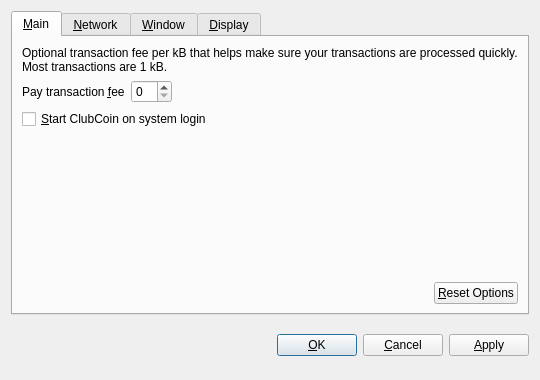
<?xml version="1.0" encoding="UTF-8"?>
<ui version="4.0">
 <class>OptionsDialog</class>
 <widget class="QDialog" name="OptionsDialog">
  <property name="geometry">
   <rect>
    <x>0</x>
    <y>0</y>
    <width>540</width>
    <height>380</height>
   </rect>
  </property>
  <property name="windowTitle">
   <string>Options</string>
  </property>
  <property name="modal">
   <bool>true</bool>
  </property>
  <layout class="QVBoxLayout" name="verticalLayout">
   <item>
    <widget class="QTabWidget" name="tabWidget">
     <property name="tabPosition">
      <enum>QTabWidget::North</enum>
     </property>
     <property name="currentIndex">
      <number>0</number>
     </property>
     <widget class="QWidget" name="tabMain">
      <attribute name="title">
       <string>&amp;Main</string>
      </attribute>
      <layout class="QVBoxLayout" name="verticalLayout_Main">
       <item>
        <widget class="QLabel" name="transactionFeeInfoLabel">
         <property name="text">
          <string>Optional transaction fee per kB that helps make sure your transactions are processed quickly. Most transactions are 1 kB.</string>
         </property>
         <property name="textFormat">
          <enum>Qt::PlainText</enum>
         </property>
         <property name="wordWrap">
          <bool>true</bool>
         </property>
        </widget>
       </item>
       <item>
        <layout class="QHBoxLayout" name="horizontalLayout_1_Main">
         <item>
          <widget class="QLabel" name="transactionFeeLabel">
           <property name="text">
            <string>Pay transaction &amp;fee</string>
           </property>
           <property name="textFormat">
            <enum>Qt::PlainText</enum>
           </property>
           <property name="buddy">
            <cstring>transactionFee</cstring>
           </property>
          </widget>
         </item>
         <item>
          <widget class="BitcoinAmountField" name="transactionFee"/>
         </item>
         <item>
          <spacer name="horizontalSpacer_1_Main">
           <property name="orientation">
            <enum>Qt::Horizontal</enum>
           </property>
           <property name="sizeHint" stdset="0">
            <size>
             <width>40</width>
             <height>20</height>
            </size>
           </property>
          </spacer>
         </item>
        </layout>
       </item>
       <item>
        <widget class="QCheckBox" name="bitcoinAtStartup">
         <property name="toolTip">
          <string>Automatically start ClubCoin after logging in to the system.</string>
         </property>
         <property name="text">
          <string>&amp;Start ClubCoin on system login</string>
         </property>
        </widget>
       </item>
       <item>
        <spacer name="verticalSpacer_Main">
         <property name="orientation">
          <enum>Qt::Vertical</enum>
         </property>
         <property name="sizeHint" stdset="0">
          <size>
           <width>20</width>
           <height>40</height>
          </size>
         </property>
        </spacer>
       </item>
       <item>
        <layout class="QHBoxLayout" name="horizontalLayout_2_Main">
         <item>
          <spacer name="horizontalSpacer_2_Main">
           <property name="orientation">
            <enum>Qt::Horizontal</enum>
           </property>
           <property name="sizeHint" stdset="0">
            <size>
             <width>40</width>
             <height>20</height>
            </size>
           </property>
          </spacer>
         </item>
         <item>
          <widget class="QPushButton" name="resetButton">
           <property name="toolTip">
            <string>Reset all client options to default.</string>
           </property>
           <property name="text">
            <string>&amp;Reset Options</string>
           </property>
           <property name="autoDefault">
            <bool>false</bool>
           </property>
          </widget>
         </item>
        </layout>
       </item>
      </layout>
     </widget>
     <widget class="QWidget" name="tabNetwork">
      <attribute name="title">
       <string>&amp;Network</string>
      </attribute>
      <layout class="QVBoxLayout" name="verticalLayout_Network">
       <item>
        <widget class="QCheckBox" name="mapPortUpnp">
         <property name="toolTip">
          <string>Automatically open the ClubCoin client port on the router. This only works when your router supports UPnP and it is enabled.</string>
         </property>
         <property name="text">
          <string>Map port using &amp;UPnP</string>
         </property>
        </widget>
       </item>
       <item>
        <widget class="QCheckBox" name="connectSocks">
         <property name="toolTip">
          <string>Connect to the ClubCoin network through a SOCKS proxy (e.g. when connecting through Tor).</string>
         </property>
         <property name="text">
          <string>&amp;Connect through SOCKS proxy:</string>
         </property>
        </widget>
       </item>
       <item>
        <layout class="QHBoxLayout" name="horizontalLayout_Network">
         <item>
          <widget class="QLabel" name="proxyIpLabel">
           <property name="text">
            <string>Proxy &amp;IP:</string>
           </property>
           <property name="textFormat">
            <enum>Qt::PlainText</enum>
           </property>
           <property name="buddy">
            <cstring>proxyIp</cstring>
           </property>
          </widget>
         </item>
         <item>
          <widget class="QValidatedLineEdit" name="proxyIp">
           <property name="maximumSize">
            <size>
             <width>140</width>
             <height>16777215</height>
            </size>
           </property>
           <property name="toolTip">
            <string>IP address of the proxy (e.g. 127.0.0.1)</string>
           </property>
          </widget>
         </item>
         <item>
          <widget class="QLabel" name="proxyPortLabel">
           <property name="text">
            <string>&amp;Port:</string>
           </property>
           <property name="textFormat">
            <enum>Qt::PlainText</enum>
           </property>
           <property name="buddy">
            <cstring>proxyPort</cstring>
           </property>
          </widget>
         </item>
         <item>
          <widget class="QLineEdit" name="proxyPort">
           <property name="maximumSize">
            <size>
             <width>55</width>
             <height>16777215</height>
            </size>
           </property>
           <property name="toolTip">
            <string>Port of the proxy (e.g. 9050)</string>
           </property>
          </widget>
         </item>
         <item>
          <widget class="QLabel" name="socksVersionLabel">
           <property name="text">
            <string>SOCKS &amp;Version:</string>
           </property>
           <property name="textFormat">
            <enum>Qt::PlainText</enum>
           </property>
           <property name="buddy">
            <cstring>socksVersion</cstring>
           </property>
          </widget>
         </item>
         <item>
          <widget class="QValueComboBox" name="socksVersion">
           <property name="toolTip">
            <string>SOCKS version of the proxy (e.g. 5)</string>
           </property>
          </widget>
         </item>
         <item>
          <spacer name="horizontalSpacer_Network">
           <property name="orientation">
            <enum>Qt::Horizontal</enum>
           </property>
           <property name="sizeHint" stdset="0">
            <size>
             <width>40</width>
             <height>20</height>
            </size>
           </property>
          </spacer>
         </item>
        </layout>
       </item>
       <item>
        <spacer name="verticalSpacer_Network">
         <property name="orientation">
          <enum>Qt::Vertical</enum>
         </property>
         <property name="sizeHint" stdset="0">
          <size>
           <width>20</width>
           <height>40</height>
          </size>
         </property>
        </spacer>
       </item>
      </layout>
     </widget>
     <widget class="QWidget" name="tabWindow">
      <attribute name="title">
       <string>&amp;Window</string>
      </attribute>
      <layout class="QVBoxLayout" name="verticalLayout_Window">
       <item>
        <widget class="QCheckBox" name="minimizeToTray">
         <property name="toolTip">
          <string>Show only a tray icon after minimizing the window.</string>
         </property>
         <property name="text">
          <string>&amp;Minimize to the tray instead of the taskbar</string>
         </property>
        </widget>
       </item>
       <item>
        <widget class="QCheckBox" name="minimizeOnClose">
         <property name="toolTip">
          <string>Minimize instead of exit the application when the window is closed. When this option is enabled, the application will be closed only after selecting Quit in the menu.</string>
         </property>
         <property name="text">
          <string>M&amp;inimize on close</string>
         </property>
        </widget>
       </item>
       <item>
        <spacer name="verticalSpacer_Window">
         <property name="orientation">
          <enum>Qt::Vertical</enum>
         </property>
         <property name="sizeHint" stdset="0">
          <size>
           <width>20</width>
           <height>40</height>
          </size>
         </property>
        </spacer>
       </item>
      </layout>
     </widget>
     <widget class="QWidget" name="tabDisplay">
      <attribute name="title">
       <string>&amp;Display</string>
      </attribute>
      <layout class="QVBoxLayout" name="verticalLayout_Display">
       <item>
        <layout class="QHBoxLayout" name="horizontalLayout_1_Display">
         <item>
          <widget class="QLabel" name="langLabel">
           <property name="text">
            <string>User Interface &amp;language:</string>
           </property>
           <property name="textFormat">
            <enum>Qt::PlainText</enum>
           </property>
           <property name="buddy">
            <cstring>lang</cstring>
           </property>
          </widget>
         </item>
         <item>
          <widget class="QValueComboBox" name="lang">
           <property name="toolTip">
            <string>The user interface language can be set here. This setting will take effect after restarting ClubCoin.</string>
           </property>
          </widget>
         </item>
        </layout>
       </item>
       <item>
        <layout class="QHBoxLayout" name="horizontalLayout_2_Display">
         <item>
          <widget class="QLabel" name="unitLabel">
           <property name="text">
            <string>&amp;Unit to show amounts in:</string>
           </property>
           <property name="textFormat">
            <enum>Qt::PlainText</enum>
           </property>
           <property name="buddy">
            <cstring>unit</cstring>
           </property>
          </widget>
         </item>
         <item>
          <widget class="QValueComboBox" name="unit">
           <property name="toolTip">
            <string>Choose the default subdivision unit to show in the interface and when sending coins.</string>
           </property>
          </widget>
         </item>
        </layout>
       </item>
       <item>
        <widget class="QCheckBox" name="displayAddresses">
         <property name="toolTip">
          <string>Whether to show ClubCoin addresses in the transaction list or not.</string>
         </property>
         <property name="text">
          <string>&amp;Display addresses in transaction list</string>
         </property>
        </widget>
       </item>
       <item>
        <widget class="QCheckBox" name="coinControlFeatures">
         <property name="toolTip">
          <string>Whether to show coin control features or not.</string>
         </property>
         <property name="text">
          <string>Display coin &amp;control features (experts only!)</string>
         </property>
        </widget>
       </item>
       <item>
        <spacer name="verticalSpacer_Display">
         <property name="orientation">
          <enum>Qt::Vertical</enum>
         </property>
         <property name="sizeHint" stdset="0">
          <size>
           <width>20</width>
           <height>40</height>
          </size>
         </property>
        </spacer>
       </item>
      </layout>
     </widget>
    </widget>
   </item>
   <item>
    <layout class="QHBoxLayout" name="horizontalLayout_Buttons">
     <item>
      <spacer name="horizontalSpacer_1">
       <property name="orientation">
        <enum>Qt::Horizontal</enum>
       </property>
       <property name="sizeHint" stdset="0">
        <size>
         <width>40</width>
         <height>48</height>
        </size>
       </property>
      </spacer>
     </item>
     <item>
      <widget class="QLabel" name="statusLabel">
       <property name="font">
        <font>
         <weight>75</weight>
         <bold>true</bold>
        </font>
       </property>
       <property name="text">
        <string/>
       </property>
       <property name="textFormat">
        <enum>Qt::PlainText</enum>
       </property>
       <property name="wordWrap">
        <bool>true</bool>
       </property>
      </widget>
     </item>
     <item>
      <spacer name="horizontalSpacer_2">
       <property name="orientation">
        <enum>Qt::Horizontal</enum>
       </property>
       <property name="sizeHint" stdset="0">
        <size>
         <width>40</width>
         <height>48</height>
        </size>
       </property>
      </spacer>
     </item>
     <item>
      <widget class="QPushButton" name="okButton">
       <property name="text">
        <string>&amp;OK</string>
       </property>
      </widget>
     </item>
     <item>
      <widget class="QPushButton" name="cancelButton">
       <property name="text">
        <string>&amp;Cancel</string>
       </property>
       <property name="autoDefault">
        <bool>false</bool>
       </property>
      </widget>
     </item>
     <item>
      <widget class="QPushButton" name="applyButton">
       <property name="text">
        <string>&amp;Apply</string>
       </property>
       <property name="autoDefault">
        <bool>false</bool>
       </property>
      </widget>
     </item>
    </layout>
   </item>
  </layout>
 </widget>
 <customwidgets>
  <customwidget>
   <class>BitcoinAmountField</class>
   <extends>QSpinBox</extends>
   <header>bitcoinamountfield.h</header>
  </customwidget>
  <customwidget>
   <class>QValueComboBox</class>
   <extends>QComboBox</extends>
   <header>qvaluecombobox.h</header>
  </customwidget>
  <customwidget>
   <class>QValidatedLineEdit</class>
   <extends>QLineEdit</extends>
   <header>qvalidatedlineedit.h</header>
  </customwidget>
 </customwidgets>
 <resources/>
 <connections/>
</ui>
